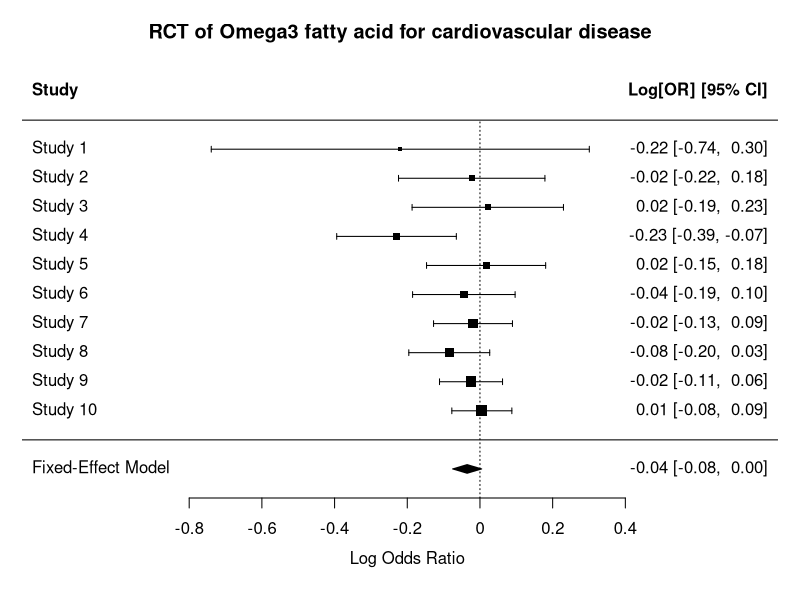
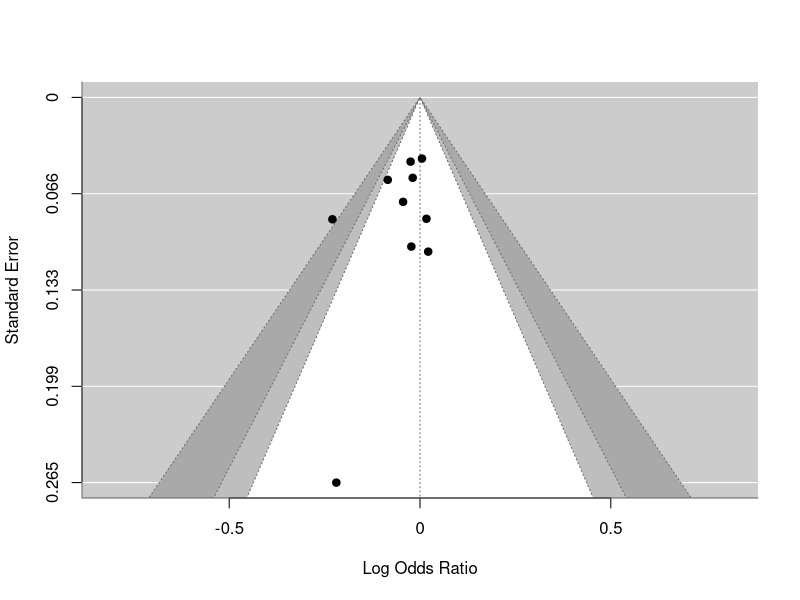
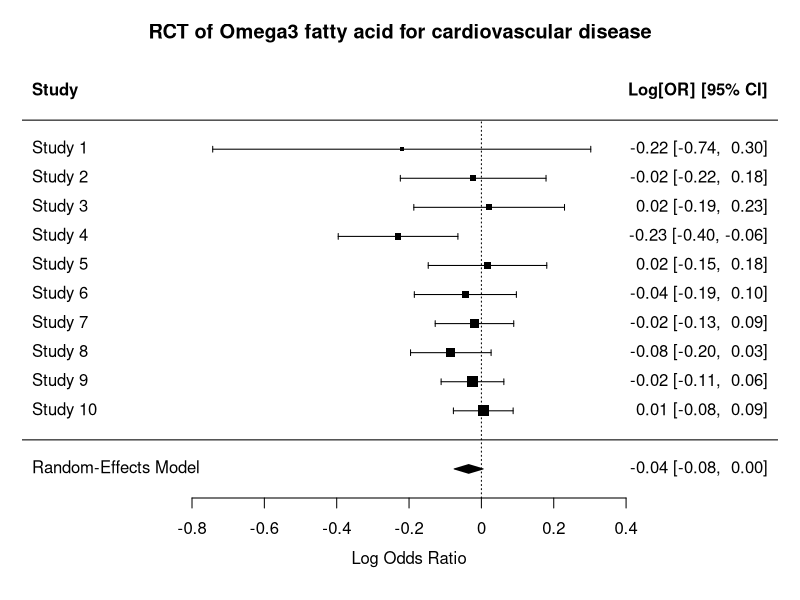
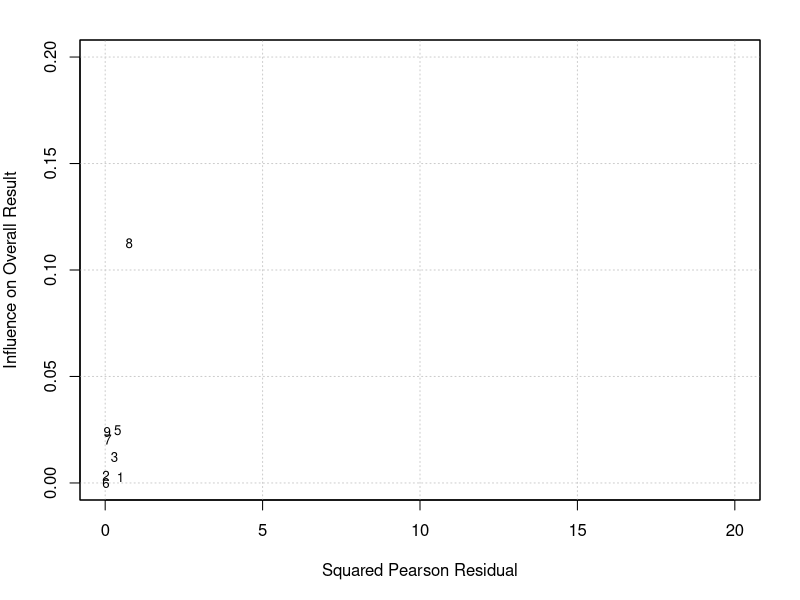
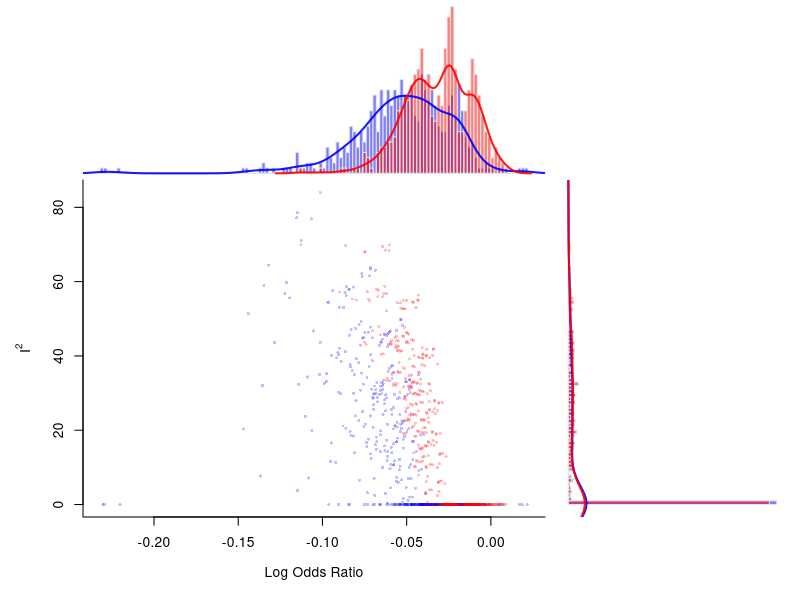

The R source for these figures, in order:
## ---- chunk 1
knitr::opts_chunk$set(echo = TRUE)
## ---- chunk 2
library(tidyverse)
library(metafor)
Year=c(2010,2014,2010,2007,2010,2010,2013,2008,2012,1999)
Trials=c("DOIT","AREDS-2","SU.FOL.OM3","JELIS","Alpha Omega","OMEGA","R&P","GISSI-HF","ORIGIN","GISSI-P")
Treatment=c(29,213,216,262,332,534,733,783,1276,1552)
Treatment.per=c(10.3,9.9,17.2,2.8,13.8,27.7,11.7,22.4,20.3,27.4)
Control=c(35,208,211,324,331,541,745,831,1295,1550)
Control.per=c(12.5,10.1,16.9,3.5,13.6,28.6, 11.9,23.9,20.7,27.3)
rct<-data.frame(Year,Trials,Treatment,Treatment.per,Control,Control.per) %>%
  mutate(Treatment.number=round(Treatment*100/Treatment.per,0),
         Control.number=round(Control*100/Control.per,0)) %>%
  rename(ai=Treatment,n1i=Treatment.number,ci=Control,
         n2i=Control.number,study=Trials,year=Year)

#peto's fixed effect method
res <- rma.peto(ai=ai, n1i=n1i, ci=ci, n2i=n2i, data=rct)
print(res, digits=2)

result<-predict(res, transf=exp, digits=2)
#forest plot
forest(res, targs=list(study=rct$study), 
main="RCT of Omega3 fatty acid for cardiovascular disease")
# funnel plot 
funnel(res, refline=0, level=c(90, 95, 99), shade=c("white", "gray", "darkgray"))

## ---- chunk 3
dat <- escalc(measure = "OR",ai=ai, n1i=n1i, ci=ci, n2i=n2i,data=rct)
res.DL<-rma(yi,vi, method = "DL",data=dat)
forest(res.DL,main="RCT of Omega3 fatty acid for cardiovascular disease")
## ---- chunk 4
# adjust margins so the space is better used
par(mar=c(5,4,2,2))
# create Baujat plot to explore source of heterogeneity
baujat(res.DL, xlim=c(0,20), ylim=c(0,0.2))
## ---- chunk 5
### fit FE model to all possible subsets
sav <- gosh(res.DL)
 
### create GOSH plot
### red points for subsets that include and blue points
### for subsets that exclude study 16 (the ISIS-4 trial)
plot(sav, out=dim(rct)[1], breaks=100)
